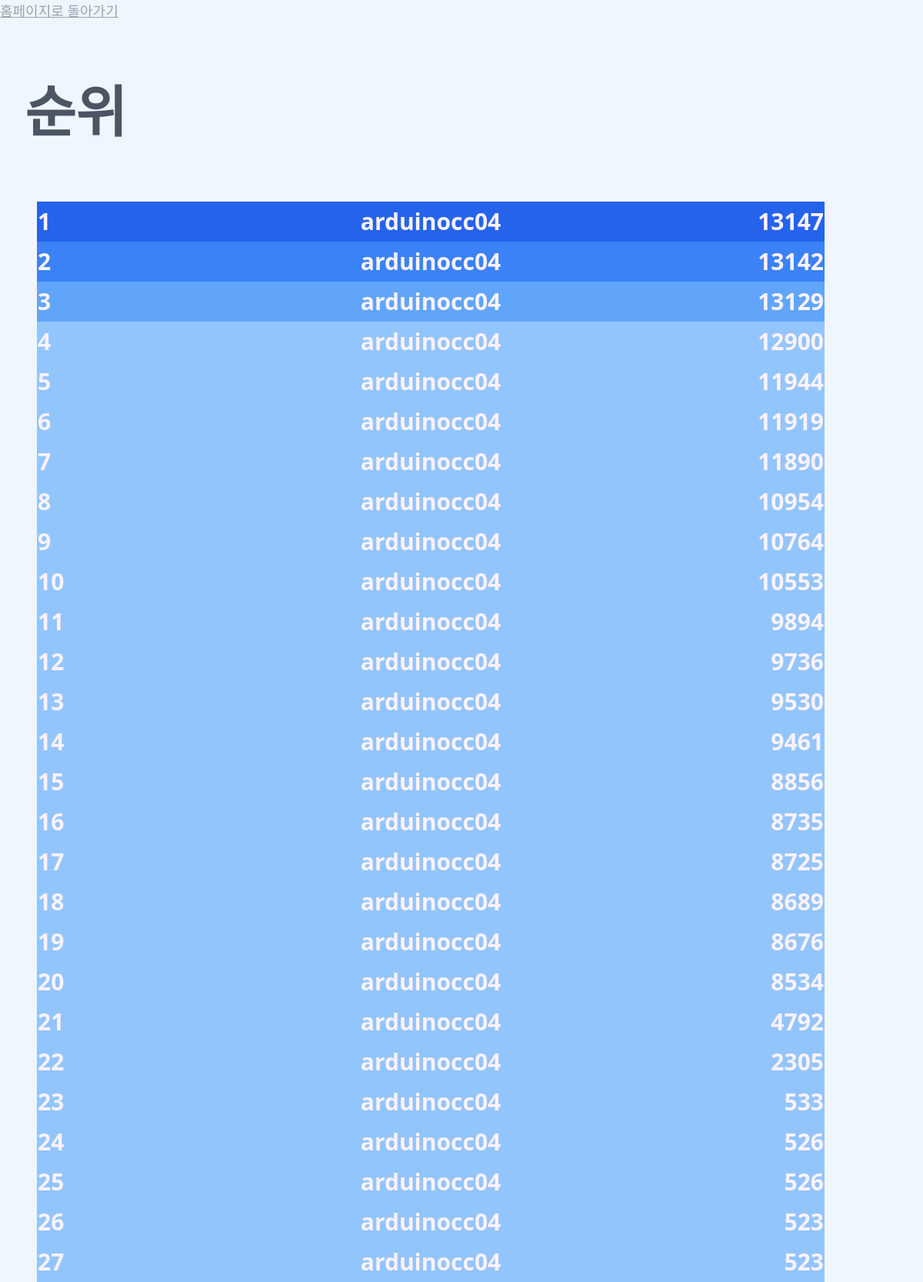
Screenshot of /leaderboard?roomId=1 (upper part) with the database file from the repository.
### tables this page shows
CREATE TABLE "Room_1" (
            "pid"	INTEGER,
	        "name"	TEXT NOT NULL DEFAULT -1,
	        "startTime"	INTEGER NOT NULL DEFAULT -1,
	        "finishedTime"	INTEGER DEFAULT -1,
	        "device"	TEXT DEFAULT -1,
	        "rights"	INTEGER DEFAULT -1,
	        "wrongs"	TEXT DEFAULT -1,
	        "h"	TEXT DEFAULT -1,
	        "rateOfRecommendation"	INTEGER DEFAULT -1,
	        "recommended"	INTEGER DEFAULT -1,
	        PRIMARY KEY("pid" AUTOINCREMENT)
            );

### main.py (the view)
@app.route('/leaderboard')
def leaderboard():
    roomDb = Data.Room(int(request.args.get('roomId')))
    tmp = roomDb.getNSFRWHForAll()
    for i in range(len(tmp)):
        tmp[i] = list(tmp[i])
        tmp[i].append(getScore(tmp[i][1], tmp[i][2], tmp[i][5], tmp[i][4], tmp[i][3]))
    for i in range(len(tmp)):
        tmp[i][1] = datetime.datetime.fromtimestamp(tmp[i][1])
    tmp.sort(key = lambda x:-x[-1])
    return render_template('leaderboard.html', things=tmp, thingLen=len(tmp))

### Data.py (called while the page is built)
    def getNSFRWHForAll(self) -> typing.List: #get Name, startTime, finishedTime, rights, wrongs, h
        query = f'SELECT name, startTime, finishedTime, rights, wrongs, h FROM Room_{self.roomId}'
        self.c.execute(query)
        self.conn.commit()
        return self.c.fetchall()

### main.py (called while the page is built)
def getScore(startTime:int, finishedTime:int, h:str, wrongs:str, right:int):
    if h == "-1": h = "111111111111111"
    if finishedTime == -1: finishedTime = 1631191336
    deltaT = finishedTime - startTime
    wrongs = len(wrongs.split(',')) - (5 if right == 5 else (right + 1))
    ALPHA = 500
    BETA = 2
    GAMMA = 1
    DELTA = 4
    EPSILON = 17
    score = ALPHA
    for i in range(len(h)):
        score -= BETA**int(h[i])*(i%3 + 1)
    score -= GAMMA*deltaT + DELTA*wrongs - EPSILON*right
    return score

### templates/leaderboard.html (shortened to what this page needs)
<!DOCTYPE html>
<link href="https://unpkg.com/tailwindcss@^2/dist/tailwind.min.css" rel="stylesheet">
<head>
</head>
<body class="bg-blue-50">
    <div>
        <a class="underline text-gray-400 text-lg font-light" href="/">홈페이지로 돌아가기</a>
    </div>
    <div class="container mt-10 sm:mt-20 sm:mr-8 sm:ml-8 sm:mb-8">
        <p class="font-black text-gray-600 text-4xl sm:text-7xl">순위</p>
        <div class="container mt-5 sm:mt-20 sm:mr-4 sm:ml-4 sm:mb-4">
            <table class="table-fixed w-full">
                <thead class="w-full">
                    <th class="w-1/4"></th>
                    <th class="w-1/2"></th>
                    <th class="w-1/4"></th>
                </thead>
                <tbody>
                    {% for i in range(thingLen)%}
                        {% if i == 0 %}
                            <tr class="bg-blue-600">
                                <td class="font-black text-pink-50 text-lg sm:text-3xl text-left py-2" >1</td>
                                <td class="font-black text-pink-50 text-lg sm:text-3xl text-center py-2" >{{things[i][0]}}</td>
                                <td class="font-black text-pink-50 text-lg sm:text-3xl text-right py-2">{{things[i][6]}}</td>
                            </tr>
                        {% elif i == 1 %}
                            <tr class="bg-blue-500">
                                <td class="font-black text-pink-50 text-lg sm:text-3xl text-left py-2">2</td>
                                <td class="font-black text-pink-50 text-lg sm:text-3xl text-center py-2">{{things[i][0]}}</td>
                                <td class="font-black text-pink-50 text-lg sm:text-3xl text-right py-2">{{things[i][6]}}</td>
                            </tr>
                        {% elif i == 2 %}
                            <tr class="bg-blue-400">
                                <td class="font-black text-pink-50 text-lg sm:text-3xl text-left py-2">3</td>
                                <td class="font-black text-pink-50 text-lg sm:text-3xl text-center py-2">{{things[i][0]}}</td>
                                <td class="font-black text-pink-50 text-lg sm:text-3xl text-right py-2">{{things[i][6]}}</td>
                            </tr>
                        {% else %}
                            <tr class="bg-blue-300">
                                <td class="font-black text-pink-50 text-lg sm:text-3xl text-left py-2">{{i+1}}</td>
                                <td class="font-black text-pink-50 text-lg sm:text-3xl text-center py-2">{{things[i][0]}}</td>
                                <td class="font-black text-pink-50 text-lg sm:text-3xl text-right py-2">{{things[i][6]}}</td>
                            </tr>
                        {% endif %}
                    {% endfor %}
                </tbody>
            </table>
        </div>
    </div>
</body>

### rows the page displays
Room_1: name "arduinocc04"
Room_1: name "arduinocc04"
Room_1: name "arduinocc04"
Room_1: name "arduinocc04"
Room_1: name "arduinocc04"
Room_1: name "arduinocc04"
Room_1: name "arduinocc04"
Room_1: name "arduinocc04"
Room_1: name "arduinocc04"
Room_1: name "arduinocc04"
Room_1: name "arduinocc04"
Room_1: name "arduinocc04"
Room_1: name "arduinocc04"
Room_1: name "arduinocc04"
Room_1: name "arduinocc04"
Room_1: name "arduinocc04"
Room_1: name "arduinocc04"
Room_1: name "arduinocc04"
Room_1: name "arduinocc04"
Room_1: name "arduinocc04"
Room_1: name "arduinocc04"
Room_1: name "arduinocc04"
Room_1: name "arduinocc04"
Room_1: name "arduinocc04"
Room_1: name "arduinocc04"
Room_1: name "arduinocc04"
Room_1: name "arduinocc04"

### other values shown
{{ things[i][6] }} "13147"
{{ things[i][6] }} "13142"
{{ things[i][6] }} "13129"
{{ i+1 }} "4" "5" "6" "7" "8" "9" "10" "11" "12" "13" "14" "15" "16" "17" "18" "19" "20" "21" "22" "23" "24" "25" "26" "27"
{{ things[i][6] }} "12900" "11944" "11919" "11890" "10954" "10764" "10553" "9894" "9736" "9530" "9461" "8856" "8735" "8725" "8689" "8676" "8534" "4792" "2305" "533" "526" "526" "523" "523"
